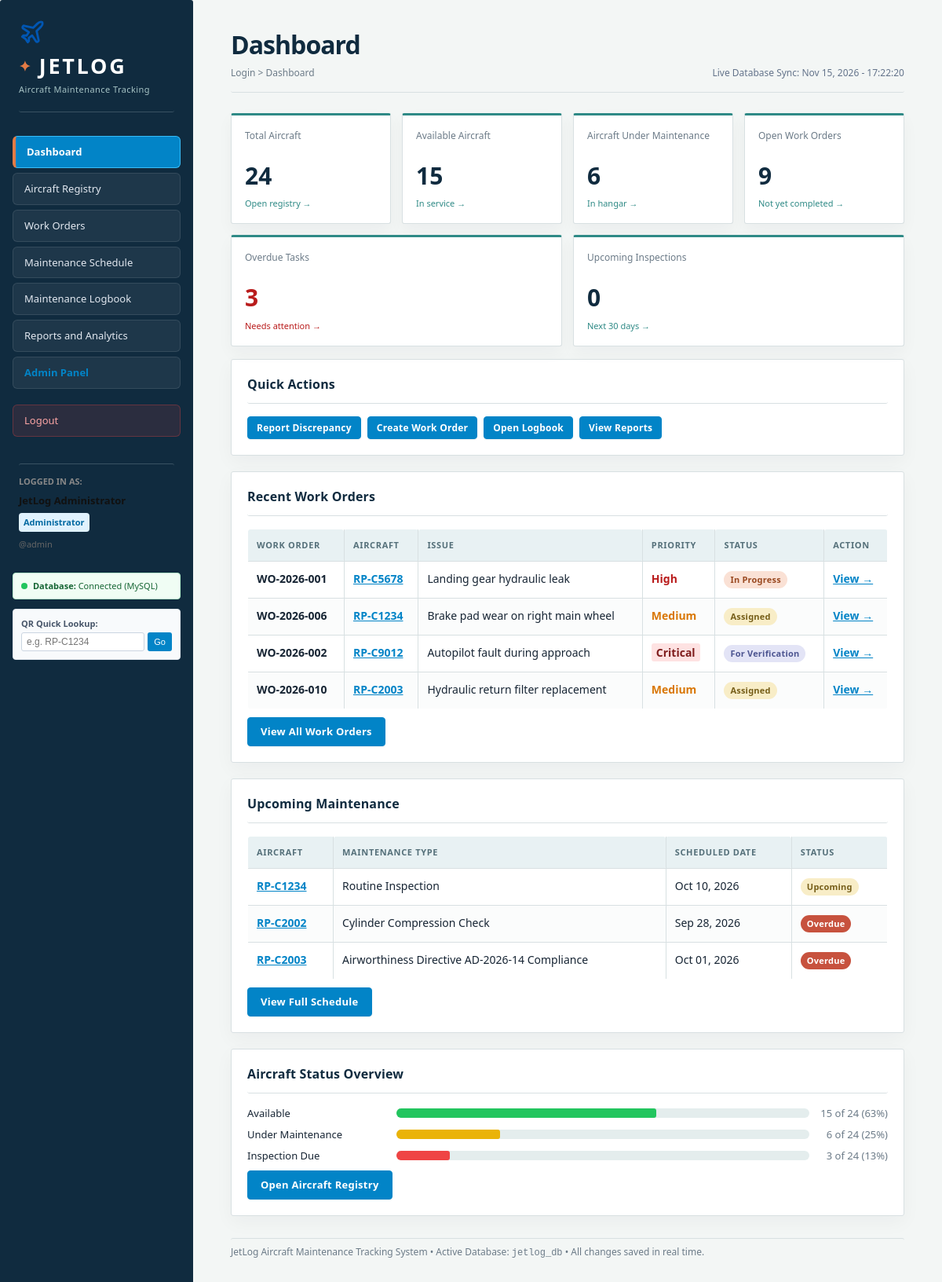
/dashboard.php (signed in), run on the app's committed database.
### tables this page shows
CREATE TABLE `maintenance_schedules` (
  `schedule_id` INT UNSIGNED NOT NULL AUTO_INCREMENT,
  `aircraft_id` INT UNSIGNED NOT NULL,
  `maintenance_type` VARCHAR(150) NOT NULL COMMENT 'e.g. Routine Inspection, Landing Gear Inspection, Scheduled Maintenance',
  `scheduled_date` DATE NOT NULL,
  `due_date` DATE NULL,
  `status` ENUM('Upcoming', 'Due Soon', 'Overdue', 'Completed', 'Cancelled') NOT NULL DEFAULT 'Upcoming',
  `linked_work_order_id` INT UNSIGNED NULL,
  `notes` TEXT NULL,
  `created_at` TIMESTAMP NOT NULL DEFAULT CURRENT_TIMESTAMP,
  `updated_at` TIMESTAMP NOT NULL DEFAULT CURRENT_TIMESTAMP ON UPDATE CURRENT_TIMESTAMP,
  PRIMARY KEY (`schedule_id`),
  CONSTRAINT `fk_sched_aircraft` FOREIGN KEY (`aircraft_id`) REFERENCES `aircraft` (`aircraft_id`) ON DELETE RESTRICT ON UPDATE CASCADE,
  CONSTRAINT `fk_sched_wo` FOREIGN KEY (`linked_work_order_id`) REFERENCES `work_orders` (`work_order_id`) ON DELETE SET NULL ON UPDATE CASCADE,
  INDEX `idx_sched_date` (`scheduled_date`),
  INDEX `idx_sched_status` (`status`)
);

### db.php (called while the page is built, shortened)
<?php
function getDbConnection(): PDO {
    static $pdo = null;
    if ($pdo === null) {
        $dsn = sprintf('mysql:host=%s;port=%s;dbname=%s;charset=%s', DB_HOST, DB_PORT, DB_NAME, DB_CHARSET);
        $options = [
            PDO::ATTR_ERRMODE            => PDO::ERRMODE_EXCEPTION,
            PDO::ATTR_DEFAULT_FETCH_MODE => PDO::FETCH_ASSOC,
            PDO::ATTR_EMULATE_PREPARES   => false,
            PDO::ATTR_TIMEOUT            => 5,
        ];
        try {
            $pdo = new PDO($dsn, DB_USER, DB_PASS, $options);
        } catch (PDOException $e) {
            error_log('Database Connection Error: ' . $e->getMessage());
            throw new Exception("Unable to connect to JetLog database '" . DB_NAME . "'. Please ensure MySQL is running in XAMPP.");
        }
    }
    return $pdo;
}
function getDashboardMetrics(): array {
    $pdo = getDbConnection();
    $stmt = $pdo->query('SELECT * FROM vw_dashboard_stats');
    return $stmt->fetch() ?: [
        'total_aircraft'           => 0,
        'available_aircraft'       => 0,
        'maintenance_aircraft'     => 0,
        'inspection_due_aircraft'  => 0,
        'open_work_orders'         => 0,
        'completed_work_orders'    => 0,
        'total_work_orders'        => 0,
        'overdue_tasks'            => 0,
        'upcoming_inspections'     => 0,
    ];
}
function getRecentWorkOrders(int $limit = 4): array {
    $pdo = getDbConnection();
    $stmt = $pdo->prepare('SELECT * FROM vw_recent_work_orders LIMIT :limit');
    $stmt->bindValue(':limit', $limit, PDO::PARAM_INT);
    $stmt->execute();
    return $stmt->fetchAll();
}
function getUpcomingMaintenance(int $limit = 5): array {
    $pdo = getDbConnection();
    $stmt = $pdo->prepare('SELECT * FROM vw_upcoming_maintenance LIMIT :limit');
    $stmt->bindValue(':limit', $limit, PDO::PARAM_INT);
    $stmt->execute();
    return $stmt->fetchAll();
}

### dashboard.php (the view, shortened to what this page needs)
<?php
$metrics = getDashboardMetrics();
$recentWorkOrders = getRecentWorkOrders(4);
$upcomingMaintenance = getUpcomingMaintenance(3);
$totalAircraft = max(1, (int)$metrics['total_aircraft']);
$pctAvailable = round(((int)$metrics['available_aircraft'] / $totalAircraft) * 100);
$pctMaint = round(((int)$metrics['maintenance_aircraft'] / $totalAircraft) * 100);
$pctInsp = round(((int)$metrics['inspection_due_aircraft'] / $totalAircraft) * 100);
?>
<!DOCTYPE html>
<html lang="en">
<head>
<link rel="stylesheet" href="styles.css">
</head>
<body>
<div class="layout">
  <?php include __DIR__ . '/navbar.php'; ?>
  <main class="main">
    <div class="page-header" style="display:flex; justify-content:space-between; align-items:flex-end;">
      <div>
        <h1>Dashboard</h1>
        <div class="breadcrumb">Login &gt; Dashboard</div>
      </div>
      <div style="font-size: 12px; color: #64748b;">
        Live Database Sync: <?= date('M d, Y - H:i:s') ?>
      </div>
    </div>
    <div class="card-grid">
      <a class="stat-card" href="aircraft.php">
        <div class="stat-label">Total Aircraft</div>
        <div class="stat-value"><?= htmlspecialchars($metrics['total_aircraft']) ?></div>
        <div class="stat-hint">Open registry &rarr;</div>
      </a>
      <a class="stat-card" href="aircraft.php?status=Available">
        <div class="stat-label">Available Aircraft</div>
        <div class="stat-value"><?= htmlspecialchars($metrics['available_aircraft']) ?></div>
        <div class="stat-hint">In service &rarr;</div>
      </a>
      <a class="stat-card" href="aircraft.php?status=Under+Maintenance">
        <div class="stat-label">Aircraft Under Maintenance</div>
        <div class="stat-value"><?= htmlspecialchars($metrics['maintenance_aircraft']) ?></div>
        <div class="stat-hint">In hangar &rarr;</div>
      </a>
      <a class="stat-card" href="work-orders.php?status=Active">
        <div class="stat-label">Open Work Orders</div>
        <div class="stat-value"><?= htmlspecialchars($metrics['open_work_orders']) ?></div>
        <div class="stat-hint">Not yet completed &rarr;</div>
      </a>
      <a class="stat-card" href="schedule.php?status=Overdue">
        <div class="stat-label">Overdue Tasks</div>
        <div class="stat-value" style="color:#b91c1c;"><?= htmlspecialchars($metrics['overdue_tasks']) ?></div>
        <div class="stat-hint" style="color:#b91c1c;">Needs attention &rarr;</div>
      </a>
      <a class="stat-card" href="schedule.php?status=Upcoming">
        <div class="stat-label">Upcoming Inspections</div>
        <div class="stat-value"><?= htmlspecialchars($metrics['upcoming_inspections']) ?></div>
        <div class="stat-hint">Next 30 days &rarr;</div>
      </a>
    </div>
    <div class="panel">
      <h2>Quick Actions</h2>
      <div class="button-row">
        <a class="btn small" href="discrepancy.php">Report Discrepancy</a>
        <a class="btn small" href="work-orders.php?action=new">Create Work Order</a>
        <a class="btn small" href="logbook.php">Open Logbook</a>
        <a class="btn small" href="reports.php">View Reports</a>
      </div>
    </div>
    <div class="panel">
      <h2>Recent Work Orders</h2>
      <table class="wire">
        <thead>
          <tr>
            <th>Work Order</th>
            <th>Aircraft</th>
            <th>Issue</th>
            <th>Priority</th>
            <th>Status</th>
            <th>Action</th>
          </tr>
        </thead>
        <tbody>
          <?php if (!empty($recentWorkOrders)): ?>
            <?php foreach ($recentWorkOrders as $wo): ?>
              <tr>
                <td><strong><?= htmlspecialchars($wo['work_order_number']) ?></strong></td>
                <td>
                  <a href="aircraft-profile.php?reg=<?= urlencode($wo['aircraft_registration']) ?>" style="font-weight:600; color:#0284c7;">
                    <?= htmlspecialchars($wo['aircraft_registration']) ?>
                  </a>
                </td>
                <td><?= htmlspecialchars($wo['issue_summary']) ?></td>
                <td>
                  <span class="priority-<?= strtolower(htmlspecialchars($wo['priority'])) ?>">
                    <?= htmlspecialchars($wo['priority']) ?>
                  </span>
                </td>
                <td>
                  <?php
                    $statusClass = match($wo['status']) {
                      'In Progress' => 'status-progress',
                      'For Verification' => 'status-verification',
                      'Assigned' => 'status-assigned',
                      'Completed' => 'status-completed',
                      default => 'status-open',
                    };
                  ?>
                  <span class="status <?= $statusClass ?>"><?= htmlspecialchars($wo['status']) ?></span>
                </td>
                <td>
                  <a href="work-order-details.php?id=<?= (int)$wo['work_order_id'] ?>" style="color:#0284c7; font-weight:600;">View &rarr;</a>
                </td>
              </tr>
            <?php endforeach; ?>
          <?php else: ?>
            <tr>
              <td colspan="6" style="text-align:center; color:#64748b; padding:16px;">No recent work orders found.</td>
            </tr>
          <?php endif; ?>
        </tbody>
      </table>
      <div class="panel-actions">
        <a class="btn" href="work-orders.php">View All Work Orders</a>
      </div>
    </div>
    <div class="panel">
      <h2>Upcoming Maintenance</h2>
      <table class="wire">
        <thead>
          <tr>
            <th>Aircraft</th>
            <th>Maintenance Type</th>
            <th>Scheduled Date</th>
            <th>Status</th>
          </tr>
        </thead>
        <tbody>
          <?php if (!empty($upcomingMaintenance)): ?>
            <?php foreach ($upcomingMaintenance as $task): ?>
              <tr>
                <td>
                  <a href="aircraft-profile.php?reg=<?= urlencode($task['aircraft_registration']) ?>" style="font-weight:600; color:#0284c7;">
                    <?= htmlspecialchars($task['aircraft_registration']) ?>
                  </a>
                </td>
                <td><?= htmlspecialchars($task['maintenance_type']) ?></td>
                <td><?= date('M d, Y', strtotime($task['scheduled_date'])) ?></td>
                <td>
                  <?php
                    $schedClass = match($task['status']) {
                      'Overdue' => 'status-overdue',
                      'Due Soon' => 'status-due-soon',
                      default => 'status-upcoming',
                    };
                  ?>
                  <span class="status <?= $schedClass ?>"><?= htmlspecialchars($task['status']) ?></span>
                </td>
              </tr>
            <?php endforeach; ?>
          <?php else: ?>
            <tr>
              <td colspan="4" style="text-align:center; color:#64748b; padding:16px;">No upcoming maintenance scheduled.</td>
            </tr>
          <?php endif; ?>
        </tbody>
      </table>
      <div class="panel-actions">
        <a class="btn" href="schedule.php">View Full Schedule</a>
      </div>
    </div>
    <div class="panel">
      <h2>Aircraft Status Overview</h2>
      <div class="bar-row">
        <div class="bar-label">Available</div>
        <div class="bar-track"><div class="bar-fill" style="width: <?= $pctAvailable ?>%; background: #22c55e;"></div></div>
        <div class="bar-value"><?= (int)$metrics['available_aircraft'] ?> of <?= $totalAircraft ?> (<?= $pctAvailable ?>%)</div>
      </div>
      <div class="bar-row">
        <div class="bar-label">Under Maintenance</div>
        <div class="bar-track"><div class="bar-fill" style="width: <?= $pctMaint ?>%; background: #eab308;"></div></div>
        <div class="bar-value"><?= (int)$metrics['maintenance_aircraft'] ?> of <?= $totalAircraft ?> (<?= $pctMaint ?>%)</div>
      </div>
      <div class="bar-row">
        <div class="bar-label">Inspection Due</div>
        <div class="bar-track"><div class="bar-fill" style="width: <?= $pctInsp ?>%; background: #ef4444;"></div></div>
        <div class="bar-value"><?= (int)$metrics['inspection_due_aircraft'] ?> of <?= $totalAircraft ?> (<?= $pctInsp ?>%)</div>
      </div>
      <div class="panel-actions">
        <a class="btn" href="aircraft.php">Open Aircraft Registry</a>
      </div>
    </div>
    <div class="footer-note">
      JetLog Aircraft Maintenance Tracking System &bull; Active Database: <code><?= htmlspecialchars(DB_NAME) ?></code> &bull; All changes saved in real time.
    </div>
  </main>
</div>
</body>
</html>

### dashboard.php (style rules this page uses)
.priority-high { color: #b91c1c; font-weight: bold; }
.priority-critical { color: #7f1d1d; background: #fee2e2; padding: 2px 6px; border-radius: 3px; font-weight: bold; }
.priority-medium { color: #d97706; font-weight: 600; }

### data on the page
maintenance_schedules: aircraft_registration "RP-C1234", maintenance_type "Routine Inspection", scheduled_date "Oct 10, 2026", status "Upcoming"
maintenance_schedules: aircraft_registration "RP-C2002", maintenance_type "Cylinder Compression Check", scheduled_date "Sep 28, 2026", status "Overdue"
maintenance_schedules: aircraft_registration "RP-C2003", maintenance_type "Airworthiness Directive AD-2026-14 Compliance", scheduled_date "Oct 01, 2026", status "Overdue"

### other printed values
$currentUser['role'] "Administrator"
$currentUser['username'] "admin"
$metrics['total_aircraft'] "24"
$metrics['available_aircraft'] "15"
$metrics['maintenance_aircraft'] "6"
$metrics['open_work_orders'] "9"
$metrics['overdue_tasks'] "3"
$metrics['upcoming_inspections'] "0"
$wo['work_order_number'] "WO-2026-001"
$wo['aircraft_registration'] "RP-C5678"
$wo['issue_summary'] "Landing gear hydraulic leak"
$wo['priority'] "High"
$wo['status'] "In Progress"
$wo['work_order_number'] "WO-2026-006"
$wo['aircraft_registration'] "RP-C1234"
